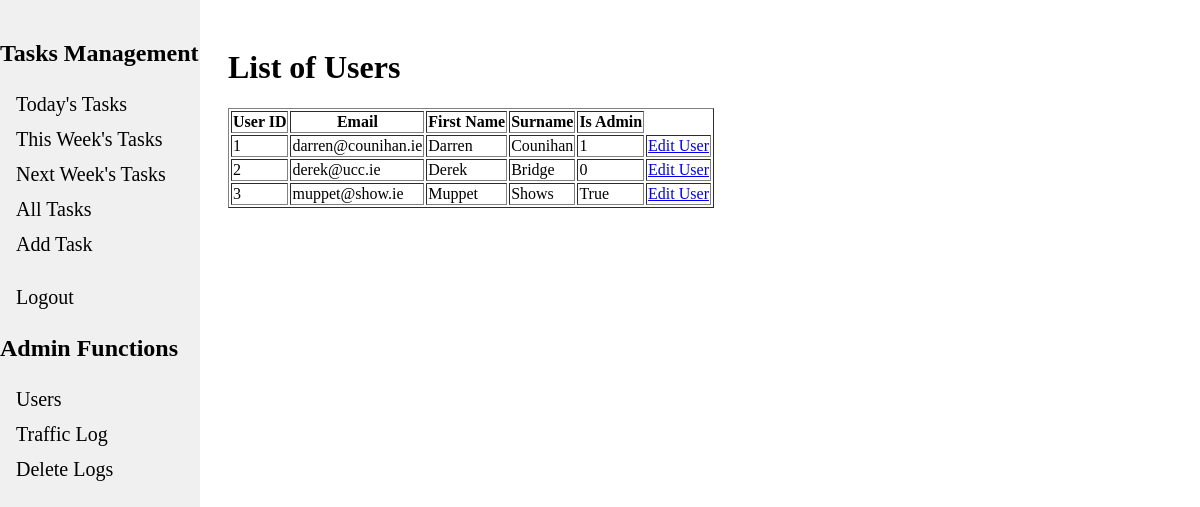
The page /admin/list_users (signed in) on the database as committed earlier.
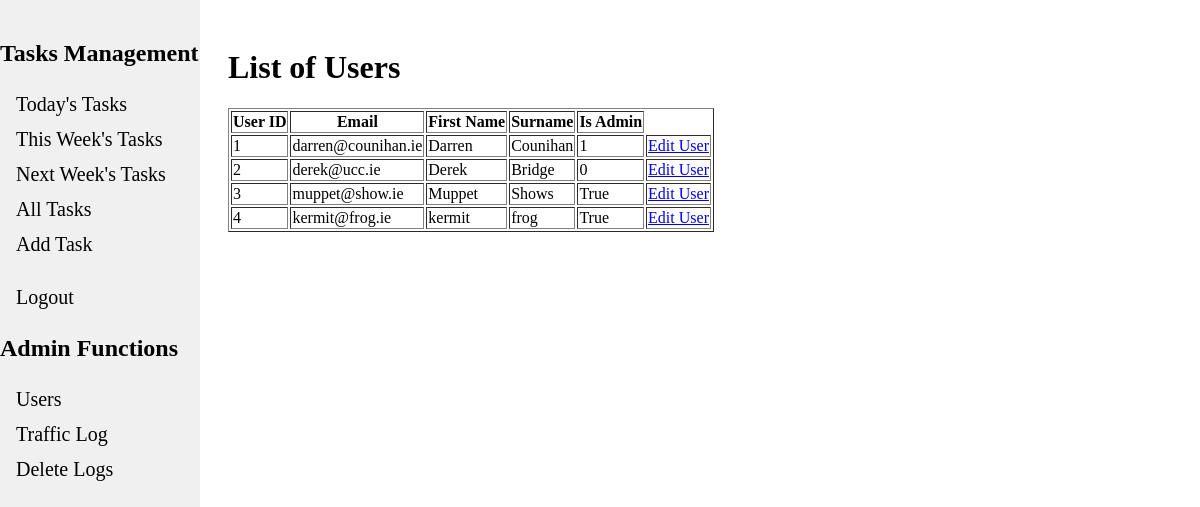
The same page on the database as committed later.
### tables this page shows
CREATE TABLE users (
    user_id INTEGER PRIMARY KEY AUTOINCREMENT,
    surname TEXT,
    first_name TEXT,
    email TEXT,
    password TEXT,
    is_admin INTEGER DEFAULT 0   /* boolean to identify if user has admin privleges or not */
);

### app.py (the view)
@app.route("/admin/list_users", methods=["GET"])
@login_required
def list_users():
    users = g.db.execute("SELECT * FROM users").fetchall()
    return render_template("list_users.html", users=users)

### app.py (called while the page is built)
@app.before_request
def load_logged_in_user():
    g.user = session.get("user_id", None)
    session_email = session.get("email", None)
    print(session_email)
    db = get_db()
    client_ip = request.remote_addr
    endpoint = request.endpoint
    time = datetime.now()
    g.db.execute("""INSERT INTO traffic_logs (time,ip_addr,user_email,endpoint) VALUES (?,?,?,?)""",
            (time,client_ip, session_email, endpoint))
    g.db.commit()

def login_required(view):
    @wraps(view)
    def wrapped_view(*args, **kwargs):
        if g.user is None:
            return redirect(url_for("login", next=request.url))
        return view(*args,**kwargs)
    return wrapped_view

### database.py (called while the page is built)
def get_db():
    if "db" not in g:
        g.db = sqlite3.connect(DATABASE, detect_types=sqlite3.PARSE_DECLTYPES)
        g.db.row_factory = sqlite3.Row
        return g.db

### templates/list_users.html (shortened to what this page needs)
{% extends "base.html" %}
{% block content %}
<link rel="stylesheet" href="../static/listTaskStyles.css">
<form action="" method="POST" novalidate>
    <h1>List of Users</h1>
    <table border="1">
        <thead>
            <tr>
                <th>User ID</th>
                <th>Email</th>
                <th>First Name</th>
                <th>Surname</th>
                <th>Is Admin</th>
            </tr>
        </thead>
        <tbody>
            {% for user in users %}
                <tr>
                    <td>{{ user['user_id'] }}</td>
                    <td>{{ user['email'] }}</td>
                    <td>{{ user['first_name'] }}</td>
                    <td>{{ user['surname'] }}</td>
                    <td>{{user['is_admin']}}</td>
                    <td><a href="{{ url_for('update_user', user_id=user['user_id']) }}" class="btn btn-primary">Edit User</a></td>
                </tr>
            {% endfor %}
        </tbody>
    </table>
</form>
{% endblock %}

### templates/base.html (shortened to what this page needs)
<!DOCTYPE html>
<html>
<head>
    <link rel="stylesheet" href="../static/baseStyles.css">
</head>
<body>
<div class="navbar">
    {% if 'user_id' in session %}
    <h2>Tasks Management</h2>
    <a href="{{ url_for('todays_tasks') }}">Today's Tasks</a>
    <a href="{{ url_for('this_week_tasks') }}">This Week's Tasks</a>
    <a href="{{ url_for('next_week_tasks') }}">Next Week's Tasks</a>
    <a href="{{ url_for('list_tasks') }}">All Tasks</a>
    <a href="{{ url_for('add_task') }}">Add Task</a>
    <br>
    <a href="{{ url_for('logout') }}">Logout</a>
    {% else %}
        <a href="{{ url_for('login') }}">Login</a>
        <a href="{{ url_for('register') }}">Register</a>
    {% endif %}
    {% if 'is_admin' in session %}
        <h2>Admin Functions</h2>
        <a href="{{ url_for('list_users') }}">Users</a>
        <a href="{{ url_for('view_logs') }}">Traffic Log</a>
        <a href="{{ url_for('delete_all_logs')}}">Delete Logs</a>
    {% endif%}
</div>
<div style="margin-left: 200px; padding: 20px;">
    {% block content %}
    {% endblock %}
</div>
</body>
</html>

### static/baseStyles.css (style rules this page uses)
.navbar { height: 100%; width: 200px; position: fixed; top: 0; left: 0; background-color: #f0f0f0; overflow-x: hidden; padding-top: 20px; }
.navbar a { padding: 6px 8px 6px 16px; text-decoration: none; font-size: 20px; color: black; display: block; }

Rows that differ between the two databases and show on the page:
added users: user_id "4", email "kermit@frog.ie", first_name "kermit", surname "frog", is_admin "True"
